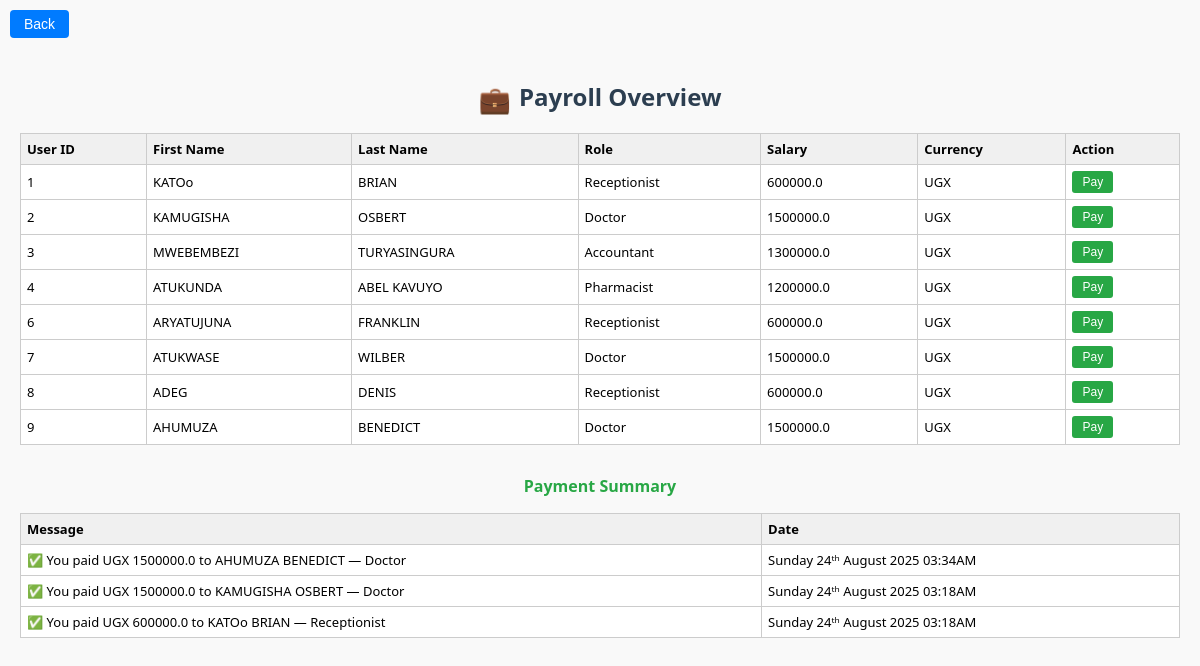
The app's page /accountant/payroll/view (signed in), older data.
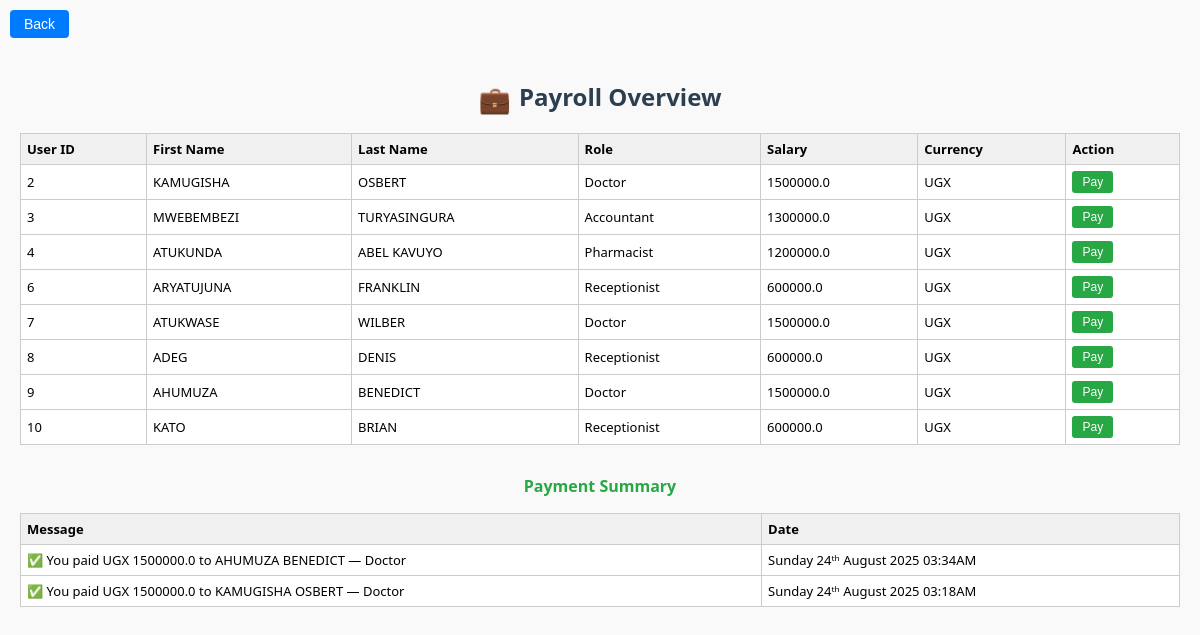
The same page, newer data.
### tables this page shows
CREATE TABLE "users" (
    id INTEGER PRIMARY KEY AUTOINCREMENT,
    first_name TEXT NOT NULL,
    last_name TEXT NOT NULL,
    email TEXT NOT NULL UNIQUE,
    password TEXT NOT NULL,
    role_id INTEGER NOT NULL,
    profile_pic TEXT,
    FOREIGN KEY (role_id) REFERENCES roles(id)
);

CREATE TABLE roles (
    id INTEGER PRIMARY KEY AUTOINCREMENT,
    name TEXT NOT NULL UNIQUE
);

CREATE TABLE role_salaries (
                id INTEGER PRIMARY KEY AUTOINCREMENT,
                role_name TEXT NOT NULL UNIQUE,
                monthly_salary REAL NOT NULL,
                currency TEXT DEFAULT 'UGX',
                created_at TEXT DEFAULT (DATETIME('now'))
            );

CREATE TABLE payments (
                id INTEGER PRIMARY KEY AUTOINCREMENT,
                invoice_id INTEGER NOT NULL,
                amount_paid REAL NOT NULL,
                payment_method TEXT NOT NULL,
                payment_date TEXT DEFAULT (DATETIME('now')),
                received_by INTEGER NOT NULL,
                status TEXT DEFAULT 'confirmed', paid_user_id INTEGER REFERENCES users(id),
                FOREIGN KEY (invoice_id) REFERENCES invoices(id),
                FOREIGN KEY (received_by) REFERENCES users(id)
            );

### routes/accountant_routes.py (the view)
@accountant_bp.route('/payroll/view')
def view_payroll():
    role = session.get('role', '').upper()
    if 'user_id' not in session or role != 'ACCOUNTANT':
        flash('Access denied. Please log in as an accountant.', 'warning')
        return redirect(url_for('auth.role_login'))
    conn = get_db_connection()
    conn.row_factory = sqlite3.Row
    cursor = conn.cursor()
    cursor.execute("""
        SELECT
            users.id,
            users.first_name,
            users.last_name,
            roles.name AS role,
            role_salaries.monthly_salary,
            role_salaries.currency
        FROM users
        JOIN roles ON users.role_id = roles.id
        JOIN role_salaries ON roles.name = role_salaries.role_name
    """)
    payroll_data = cursor.fetchall()
    cursor.execute("""
        SELECT
            payments.payment_date,
            payments.amount_paid,
            users.first_name,
            users.last_name,
            roles.name AS role
        FROM payments
        JOIN users ON payments.paid_user_id = users.id
        JOIN roles ON users.role_id = roles.id
        ORDER BY payments.payment_date DESC
    """)
    raw_rows = cursor.fetchall()
    payment_summary = []
    for row in raw_rows:
        record = dict(row)
        try:
            parsed = datetime.strptime(record["payment_date"], "%Y-%m-%d %H:%M:%S")
            record["formatted_date"] = parsed.strftime("%A %dᵗʰ %B %Y %I:%M%p")
        except Exception:
            record["formatted_date"] = record["payment_date"]
        payment_summary.append(record)
    conn.close()
    formatted_time = datetime.now().strftime("%A %dᵗʰ %B %Y %I:%M%p")
    return render_template(
        "accountant/payroll_view.html",
        payroll=payroll_data,
        payments=payment_summary,
        now=formatted_time
    )

### utils/db.py (called while the page is built)
def get_db_connection():
    db_path = os.path.join(os.path.dirname(__file__), '..', 'hospital.db')
    db_path = os.path.abspath(db_path)  # ensures full path
    conn = sqlite3.connect(db_path)
    conn.row_factory = sqlite3.Row  # allows dict-like access
    return conn

### templates/accountant/payroll_view.html (shortened to what this page needs)
<!DOCTYPE html>
<html>
<head>
</head>
<body>
    <button class="back-btn" onclick="history.back()">Back</button>
    <h2 class="page-title"><span class="icon">💼</span>Payroll Overview</h2>
    <table>
        <thead>
            <tr>
                <th>User ID</th>
                <th>First Name</th>
                <th>Last Name</th>
                <th>Role</th>
                <th>Salary</th>
                <th>Currency</th>
                <th>Action</th>
            </tr>
        </thead>
        <tbody>
            {% for user in payroll %}
            <tr>
                <td>{{ user[0] }}</td>
                <td>{{ user[1] }}</td>
                <td>{{ user[2] }}</td>
                <td>{{ user[3] }}</td>
                <td>{{ user[4] }}</td>
                <td>{{ user[5] }}</td>
                <td>
                    <form action="{{ url_for('accountant.pay_user') }}" method="POST">
                        <button type="submit" class="pay-btn">Pay</button>
                    </form>
                </td>
            </tr>
            {% endfor %}
        </tbody>
    </table>
    {% if payments %}
    <div class="summary">
        <h3>Payment Summary</h3>
        <table>
            <thead>
                <tr>
                    <th>Message</th>
                    <th>Date</th>
                </tr>
            </thead>
            <tbody>
                {% for payment in payments %}
                <tr>
                    <td>✅ You paid UGX {{ payment.amount_paid }} to {{ payment.first_name }} {{ payment.last_name }} — {{ payment.role }}</td>
                    <td>{{ payment.formatted_date }}</td>
                </tr>
                {% endfor %}
            </tbody>
        </table>
    </div>
    {% endif %}
</body>
</html>

### templates/accountant/payroll_view.html (style rules this page uses)
body { font-family: 'Segoe UI', Tahoma, Geneva, Verdana, sans-serif; padding: 20px; margin: 0; background-color: #f9f9f9; }
.back-btn { position: absolute; top: 10px; left: 10px; background-color: #007BFF; color: white; padding: 6px 14px; border: none; font-size: 14px; cursor: pointer; border-radius: 4px; z-index: 999; }
.page-title { text-align: center; font-size: 24px; color: #2c3e50; margin-top: 60px; margin-bottom: 10px; }
.page-title span.icon { font-size: 26px; margin-right: 8px; vertical-align: middle; }
table { width: 100%; border-collapse: collapse; margin-top: 16px; font-size: 13px; background-color: white; }
th, td { padding: 6px; border: 1px solid #ccc; text-align: left; }
th { background-color: #f0f0f0; }
.pay-btn { background-color: #28a745; color: white; padding: 4px 10px; font-size: 12px; border: none; cursor: pointer; border-radius: 3px; }
.summary { margin-top: 30px; }
.summary h3 { color: #28a745; font-size: 16px; text-align: center; }

Row changes from the older to the newer data that the page shows:
removed users: id "1", first_name "KATOo", last_name "BRIAN", name "Receptionist", monthly_salary "600000.0", currency "UGX"
no longer on this page (row unchanged): payments: amount_paid "600000.0", first_name "KATOo", last_name "BRIAN", role "Receptionist", formatted_date "Sunday 24ᵗʰ August 2025 03:18AM"
added users: id "10", first_name "KATO", last_name "BRIAN", name "Receptionist", monthly_salary "600000.0", currency "UGX"
